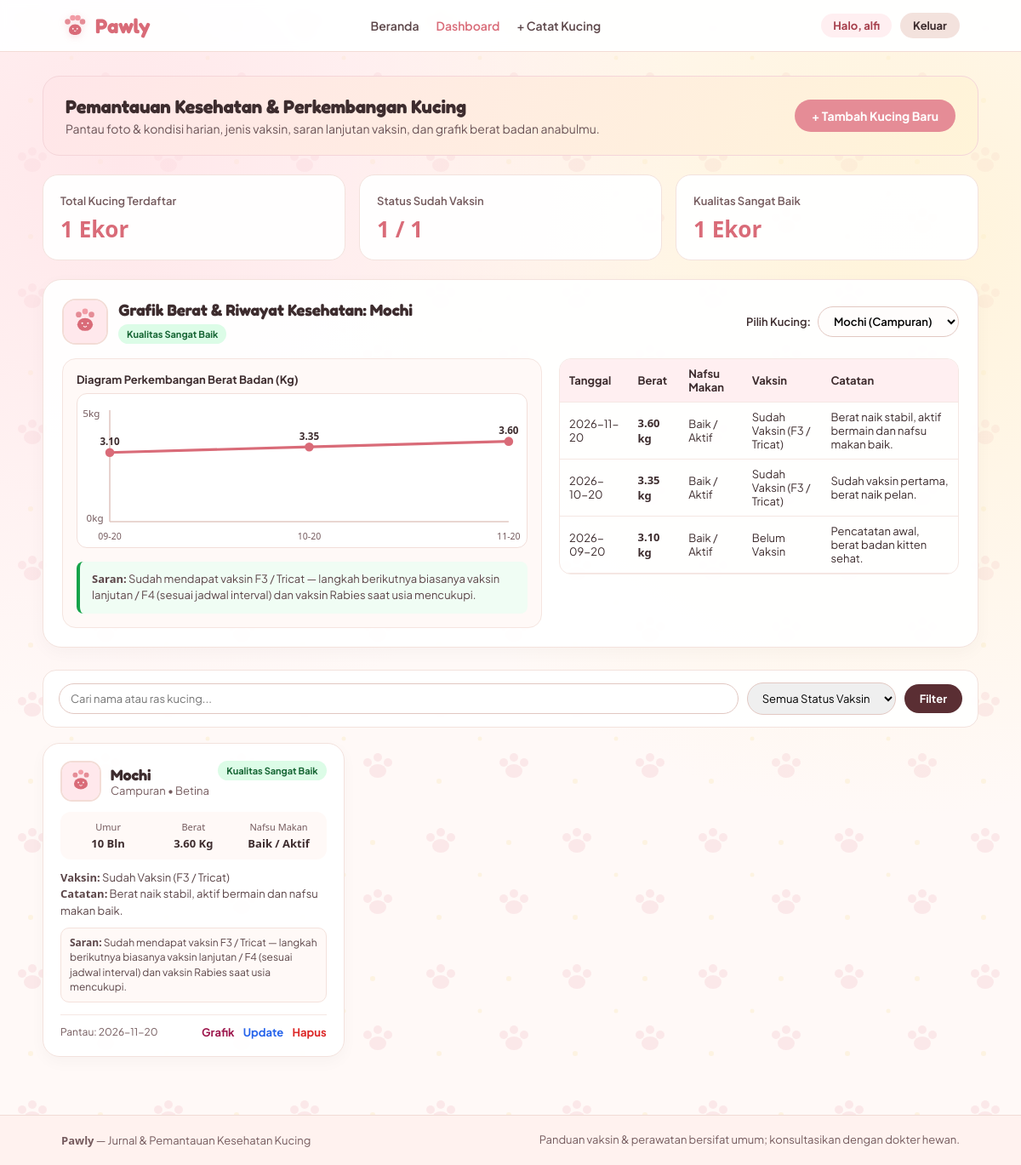
The page /user/dashboard.php (signed in) on the database its author committed.
### tables this page shows
CREATE TABLE kucing (
    id INT(11) NOT NULL AUTO_INCREMENT,
    user_id INT(11) NOT NULL,
    nama_kucing VARCHAR(60) NOT NULL,
    foto_kucing VARCHAR(255) NOT NULL DEFAULT '',
    ras VARCHAR(50) NOT NULL,
    jenis_kelamin ENUM('Jantan', 'Betina') NOT NULL,
    usia_bulan INT(11) NOT NULL,
    berat_kg DECIMAL(4,2) NOT NULL,
    nafsu_makan ENUM('Baik / Aktif', 'Menurun', 'Lesu') NOT NULL DEFAULT 'Baik / Aktif',
    status_vaksin ENUM('Sudah Vaksin', 'Belum Vaksin') NOT NULL DEFAULT 'Belum Vaksin',
    jenis_vaksin VARCHAR(60) NOT NULL DEFAULT '-',
    tgl_pantau DATE NULL,
    catatan_kesehatan TEXT,
    PRIMARY KEY (id),
    CONSTRAINT fk_kucing_user FOREIGN KEY (user_id) REFERENCES users(id) ON DELETE CASCADE
);

CREATE TABLE riwayat_pemantauan (
    id INT(11) NOT NULL AUTO_INCREMENT,
    kucing_id INT(11) NOT NULL,
    tanggal_catat DATE NOT NULL,
    usia_bulan INT(11) NOT NULL,
    berat_kg DECIMAL(4,2) NOT NULL,
    nafsu_makan ENUM('Baik / Aktif', 'Menurun', 'Lesu') NOT NULL DEFAULT 'Baik / Aktif',
    status_vaksin ENUM('Sudah Vaksin', 'Belum Vaksin') NOT NULL DEFAULT 'Belum Vaksin',
    jenis_vaksin VARCHAR(60) NOT NULL DEFAULT '-',
    catatan TEXT,
    PRIMARY KEY (id),
    CONSTRAINT fk_riwayat_kucing FOREIGN KEY (kucing_id) REFERENCES kucing(id) ON DELETE CASCADE
);

### user/dashboard.php (the view, shortened to what this page needs)
<?php
require_once '../koneksi.php';
require_once '../layout_bg.php';
$user_id  = (int)$_SESSION['user_id'];
$username = $_SESSION['username'] ?? 'User';
function saranSetelahJenisVaksin($jenis_vaksin) {
    $jenis = trim((string)$jenis_vaksin);
    if (stripos($jenis, 'F3') !== false || stripos($jenis, 'Tricat') !== false) {
        return "Sudah mendapat vaksin F3 / Tricat — langkah berikutnya biasanya vaksin lanjutan / F4 (sesuai jadwal interval) dan vaksin Rabies saat usia mencukupi.";
    }
    return "Sudah tercatat vaksin {$jenis} — ikuti jadwal dosis lanjutan atau booster berikutnya sesuai anjuran dokter hewan.";
}
function evaluasiKesehatan($usia_bulan, $berat_kg, $nafsu_makan, $status_vaksin, $jenis_vaksin = '-') {
    $usia   = (int)$usia_bulan;
    $berat  = (float)$berat_kg;
    $nafsu  = trim((string)$nafsu_makan);
    $vaksin = trim((string)$status_vaksin);
    $jenis  = trim((string)$jenis_vaksin);
    $batas_min_berat = ($usia < 6) ? 0.5 : 2.8;
    $batas_max_berat = ($usia < 6) ? 3.5 : 7.0;
    $berat_ideal     = ($berat >= $batas_min_berat && $berat <= $batas_max_berat);
    $nafsu_baik = ($nafsu === 'Baik / Aktif');
    $vaksin_ok  = ($vaksin === 'Sudah Vaksin');
    return [
        'label' => 'Kualitas Sangat Baik',
        'kelas' => 'sehat',
        'saran' => saranSetelahJenisVaksin($jenis)
    ];
}
$cari   = trim($_GET['cari'] ?? '');
$where = "WHERE user_id = '$user_id'";
$result = mysqli_query($koneksi, "SELECT * FROM kucing $where ORDER BY id DESC");
$semua_q = mysqli_query($koneksi, "SELECT * FROM kucing WHERE user_id = '$user_id' ORDER BY id DESC");
$daftar_kucing = [];
$total_vaksin = 0;
$total_sehat  = 0;
if ($semua_q) {
    while ($k = mysqli_fetch_assoc($semua_q)) {
        $daftar_kucing[] = $k;
        if (($k['status_vaksin'] ?? '') === 'Sudah Vaksin') {
            $total_vaksin++;
        }
        $ev = evaluasiKesehatan(
            $k['usia_bulan'] ?? 0,
            $k['berat_kg'] ?? 0,
            $k['nafsu_makan'] ?? 'Baik / Aktif',
            $k['status_vaksin'] ?? 'Belum Vaksin',
            $k['jenis_vaksin'] ?? '-'
        );
        if ($ev['kelas'] === 'sehat') {
            $total_sehat++;
        }
    }
}
$total_kucing = count($daftar_kucing);
$kucing_aktif_id = isset($_GET['kucing_id']) ? (int)$_GET['kucing_id'] : ($daftar_kucing[0]['id'] ?? 0);
$kucing_aktif = null;
if (!$kucing_aktif && !empty($daftar_kucing)) {
    $kucing_aktif = $daftar_kucing[0];
    $kucing_aktif_id = (int)$kucing_aktif['id'];
}
$riwayat_list = [];
if ($kucing_aktif_id > 0) {
    $rq = mysqli_query($koneksi, "SELECT * FROM riwayat_pemantauan WHERE kucing_id = '$kucing_aktif_id' ORDER BY tanggal_catat ASC, id ASC");
    if ($rq) {
        while ($r = mysqli_fetch_assoc($rq)) {
            $riwayat_list[] = $r;
        }
    }
}
?>
<!DOCTYPE html>
<html lang="id">
<head>
</head>
<body class="pawly-bg">
<header class="navbar">
    <a href="../index.php" class="brand"><?= pawly_logo_html(); ?></a>
    <nav class="nav-menu">
        <a href="../index.php">Beranda</a>
        <a href="dashboard.php" class="aktif">Dashboard</a>
        <a href="tambah.php">+ Catat Kucing</a>
    </nav>
    <div style="display:flex; gap:10px; align-items:center;">
        <span class="user-pill">Halo, <?= htmlspecialchars($username); ?></span>
        <a href="../logout.php" class="btn-logout">Keluar</a>
    </div>
</header>
<main class="container">
    <section class="hero-mini">
        <div>
            <h1>Pemantauan Kesehatan & Perkembangan Kucing</h1>
            <p>Pantau foto & kondisi harian, jenis vaksin, saran lanjutan vaksin, dan grafik berat badan anabulmu.</p>
        </div>
        <a href="tambah.php" class="btn-primary">+ Tambah Kucing Baru</a>
    </section>
    <section class="stats-grid">
        <div class="stat-card"><span>Total Kucing Terdaftar</span><h3><?= $total_kucing; ?> Ekor</h3></div>
        <div class="stat-card"><span>Status Sudah Vaksin</span><h3><?= $total_vaksin; ?> / <?= $total_kucing; ?></h3></div>
        <div class="stat-card"><span>Kualitas Sangat Baik</span><h3><?= $total_sehat; ?> Ekor</h3></div>
    </section>
    <?php if ($kucing_aktif):
        $eval_aktif = evaluasiKesehatan(
            $kucing_aktif['usia_bulan'] ?? 0,
            $kucing_aktif['berat_kg'] ?? 0,
            $kucing_aktif['nafsu_makan'] ?? 'Baik / Aktif',
            $kucing_aktif['status_vaksin'] ?? 'Belum Vaksin',
            $kucing_aktif['jenis_vaksin'] ?? '-'
        );
    ?>
    <section class="tracker-panel">
        <div class="tracker-head">
            <div class="tracker-title-wrap">
                <img src="<?= pawly_foto_kucing_src($kucing_aktif['foto_kucing'] ?? '', '../'); ?>"
                     alt="<?= htmlspecialchars($kucing_aktif['nama_kucing']); ?>"
                     class="tracker-avatar">
                <div>
                    <h2>Grafik Berat & Riwayat Kesehatan: <?= htmlspecialchars($kucing_aktif['nama_kucing']); ?></h2>
                    <span class="badge <?= $eval_aktif['kelas']; ?>" style="margin-top:6px; display:inline-block;">
                        <?= htmlspecialchars($eval_aktif['label']); ?>
                    </span>
                </div>
            </div>
            <form method="GET" style="display:flex; gap:8px; align-items:center;">
                <label for="pilih_kucing" style="font-size:13px; font-weight:600;">Pilih Kucing:</label>
                <select id="pilih_kucing" name="kucing_id" onchange="this.form.submit()">
                    <?php foreach ($daftar_kucing as $dk): ?>
                        <option value="<?= (int)$dk['id']; ?>" <?= (int)$dk['id'] === $kucing_aktif_id ? 'selected' : ''; ?>>
                            <?= htmlspecialchars($dk['nama_kucing']); ?> (<?= htmlspecialchars($dk['ras']); ?>)
                        </option>
                    <?php endforeach; ?>
                </select>
            </form>
        </div>
        <div class="tracker-grid">
            <div class="chart-box">
                <div style="font-size:13px; font-weight:700; margin-bottom:8px;">Diagram Perkembangan Berat Badan (Kg)</div>
                <?php if (count($riwayat_list) > 0):
                    $max_berat = 0.5;
                    foreach ($riwayat_list as $rw) {
                        if ((float)$rw['berat_kg'] > $max_berat) {
                            $max_berat = (float)$rw['berat_kg'];
                        }
                    }
                    $max_berat = ceil($max_berat + 0.5);
                    $svg_w = 500;
                    $svg_h = 170;
                    $pad_l = 36;
                    $pad_r = 20;
                    $pad_t = 18;
                    $pad_b = 28;
                    $plot_w = $svg_w - $pad_l - $pad_r;
                    $plot_h = $svg_h - $pad_t - $pad_b;
                    $count_r = count($riwayat_list);
                    $points = [];
                    foreach ($riwayat_list as $idx => $rw) {
                        $x = ($count_r === 1) ? ($pad_l + $plot_w / 2) : ($pad_l + ($idx / ($count_r - 1)) * $plot_w);
                        $y = $pad_t + $plot_h - (((float)$rw['berat_kg'] / $max_berat) * $plot_h);
                        $points[] = [
                            'x'     => round($x, 1),
                            'y'     => round($y, 1),
                            'berat' => $rw['berat_kg'],
                            'tgl'   => substr((string)$rw['tanggal_catat'], 5)
                        ];
                    }
                    $polyline_parts = [];
                    foreach ($points as $p) {
                        $polyline_parts[] = $p['x'] . ',' . $p['y'];
                    }
                    $polyline_str = implode(' ', $polyline_parts);
                ?>
                    <svg viewBox="0 0 <?= $svg_w; ?> <?= $svg_h; ?>" style="width:100%; height:auto; background:#FFF; border-radius:12px; border:1px solid #F2DFDA;">
                        <line x1="<?= $pad_l; ?>" y1="<?= $pad_t + $plot_h; ?>" x2="<?= $svg_w - $pad_r; ?>" y2="<?= $pad_t + $plot_h; ?>" stroke="#E2C8C2" stroke-width="1.5"/>
                        <line x1="<?= $pad_l; ?>" y1="<?= $pad_t; ?>" x2="<?= $pad_l; ?>" y2="<?= $pad_t + $plot_h; ?>" stroke="#E2C8C2" stroke-width="1.5"/>
                        <text x="6" y="<?= $pad_t + 8; ?>" font-size="11" fill="#755B5E"><?= $max_berat; ?>kg</text>
                        <text x="10" y="<?= $pad_t + $plot_h; ?>" font-size="11" fill="#755B5E">0kg</text>
                        <?php if (count($points) > 1): ?>
                            <polyline fill="none" stroke="#D96B78" stroke-width="3" points="<?= $polyline_str; ?>"/>
                        <?php endif; ?>
                        <?php foreach ($points as $pt): ?>
                            <circle cx="<?= $pt['x']; ?>" cy="<?= $pt['y']; ?>" r="5" fill="#D96B78"/>
                            <text x="<?= $pt['x']; ?>" y="<?= $pt['y'] - 8; ?>" font-size="11" font-weight="bold" fill="#3D2C2E" text-anchor="middle"><?= htmlspecialchars((string)$pt['berat']); ?></text>
                            <text x="<?= $pt['x']; ?>" y="<?= $svg_h - 8; ?>" font-size="10" fill="#755B5E" text-anchor="middle"><?= htmlspecialchars((string)$pt['tgl']); ?></text>
                        <?php endforeach; ?>
                    </svg>
                <?php else: ?>
                    <p style="font-size:13px; color:#755B5E;">Belum ada titik riwayat untuk kucing ini.</p>
                <?php endif; ?>
                <div class="saran-box <?= $eval_aktif['kelas']; ?>">
                    <strong>Saran:</strong> <?= htmlspecialchars($eval_aktif['saran']); ?>
                </div>
            </div>
            <div class="history-table-wrap">
                <table class="history-table">
                    <thead>
                        <tr>
                            <th>Tanggal</th>
                            <th>Berat</th>
                            <th>Nafsu Makan</th>
                            <th>Vaksin</th>
                            <th>Catatan</th>
                        </tr>
                    </thead>
                    <tbody>
                        <?php foreach (array_reverse($riwayat_list) as $rw):
                            $jns_rw = trim((string)($rw['jenis_vaksin'] ?? ''));
                            $label_vx = htmlspecialchars((string)$rw['status_vaksin']);
                            if ($jns_rw !== '' && $jns_rw !== '-') {
                                $label_vx .= " (" . htmlspecialchars($jns_rw) . ")";
                            }
                        ?>
                        <tr>
                            <td><?= htmlspecialchars((string)$rw['tanggal_catat']); ?></td>
                            <td><strong><?= htmlspecialchars((string)$rw['berat_kg']); ?> kg</strong></td>
                            <td><?= htmlspecialchars((string)$rw['nafsu_makan']); ?></td>
                            <td><?= $label_vx; ?></td>
                            <td><?= htmlspecialchars((string)$rw['catatan']); ?></td>
                        </tr>
                        <?php endforeach; ?>
                    </tbody>
                </table>
            </div>
        </div>
    </section>
    <?php endif; ?>
    <form method="GET" class="filter-bar">
        <input type="text" name="cari" placeholder="Cari nama atau ras kucing..." value="<?= htmlspecialchars($cari); ?>">
        <select name="vaksin">
            <option value="">Semua Status Vaksin</option>
        </select>
        <button type="submit" class="btn-filter">Filter</button>
    </form>
    <?php if ($result && mysqli_num_rows($result) > 0): ?>
        <section class="cat-grid">
            <?php while ($row = mysqli_fetch_assoc($result)):
                $ev = evaluasiKesehatan(
                    $row['usia_bulan'] ?? 0,
                    $row['berat_kg'] ?? 0,
                    $row['nafsu_makan'] ?? 'Baik / Aktif',
                    $row['status_vaksin'] ?? 'Belum Vaksin',
                    $row['jenis_vaksin'] ?? '-'
                );
                $jenis_tampil = trim((string)($row['jenis_vaksin'] ?? '-'));
            ?>
            <article class="cat-card">
                <div>
                    <div class="cat-head">
                        <div class="cat-profile-wrap">
                            <img src="<?= pawly_foto_kucing_src($row['foto_kucing'] ?? '', '../'); ?>"
                                 alt="<?= htmlspecialchars($row['nama_kucing']); ?>"
                                 class="cat-avatar">
                            <div>
                                <div class="cat-name"><?= htmlspecialchars($row['nama_kucing']); ?></div>
                                <div class="cat-breed"><?= htmlspecialchars($row['ras']); ?> &bull; <?= htmlspecialchars($row['jenis_kelamin']); ?></div>
                            </div>
                        </div>
                        <span class="badge <?= $ev['kelas']; ?>"><?= htmlspecialchars($ev['label']); ?></span>
                    </div>
                    <div class="cat-metrics">
                        <div><small>Umur</small><strong><?= (int)$row['usia_bulan']; ?> Bln</strong></div>
                        <div><small>Berat</small><strong><?= number_format((float)$row['berat_kg'], 2); ?> Kg</strong></div>
                        <div><small>Nafsu Makan</small><strong><?= htmlspecialchars($row['nafsu_makan'] ?? 'Baik / Aktif'); ?></strong></div>
                    </div>
                    <p class="cat-note">
                        <strong>Vaksin:</strong> <?= htmlspecialchars($row['status_vaksin']); ?> (<?= htmlspecialchars($jenis_tampil); ?>)<br>
                        <strong>Catatan:</strong> <?= htmlspecialchars($row['catatan_kesehatan']); ?>
                    </p>
                    <div class="card-tip <?= $ev['kelas']; ?>">
                        <strong>Saran:</strong> <?= htmlspecialchars($ev['saran']); ?>
                    </div>
                </div>
                <div class="cat-footer">
                    <span style="font-size:12px; color:#755B5E;">Pantau: <?= htmlspecialchars($row['tgl_pantau'] ?? '-'); ?></span>
                    <div class="aksi">
                        <a href="dashboard.php?kucing_id=<?= (int)$row['id']; ?>" class="grafik">Grafik</a>
                        <a href="edit.php?id=<?= (int)$row['id']; ?>" class="edit">Update</a>
                        <a href="hapus.php?id=<?= (int)$row['id']; ?>" class="hapus" onclick="return confirm('Yakin hapus data kucing ini?')">Hapus</a>
                    </div>
                </div>
            </article>
            <?php endwhile; ?>
        </section>
    <?php endif; ?>
</main>
<footer>
    <span><strong>Pawly</strong> &mdash; Jurnal & Pemantauan Kesehatan Kucing</span>
    <span>Panduan vaksin & perawatan bersifat umum; konsultasikan dengan dokter hewan.</span>
</footer>
</body>
</html>

### rows shown on the page
kucing: nama_kucing "Mochi", ras "Campuran", jenis_kelamin "Betina", label "Kualitas Sangat Baik", usia_bulan "10", berat_kg "3.60", nafsu_makan "Baik / Aktif", status_vaksin "Sudah Vaksin", jenis_vaksin "F3 / Tricat", catatan_kesehatan "Berat naik stabil, aktif bermain dan nafsu makan baik.", saran "Sudah mendapat vaksin F3 / Tricat — langkah berikutnya biasanya vaksin lanjutan / F4 (sesuai jadwal interval) dan vaksin Rabies saat usia mencukupi.", tgl_pantau "2026-11-20"
riwayat_pemantauan: berat_kg "5", tanggal_catat "2026-11-20", berat_kg "3.60", nafsu_makan "Baik / Aktif", label_vx "Sudah Vaksin (F3 / Tricat)", catatan "Berat naik stabil, aktif bermain dan nafsu makan baik."
riwayat_pemantauan: tanggal_catat "2026-10-20", berat_kg "3.35", nafsu_makan "Baik / Aktif", label_vx "Sudah Vaksin (F3 / Tricat)", catatan "Sudah vaksin pertama, berat naik pelan."
riwayat_pemantauan: tanggal_catat "2026-09-20", berat_kg "3.10", nafsu_makan "Baik / Aktif", status_vaksin "Belum Vaksin", catatan "Pencatatan awal, berat badan kitten sehat."

### other values the page prints
$username "alfi"
$total_kucing "1"
$total_vaksin "1"
$total_sehat "1"
$eval_aktif['label'] "Kualitas Sangat Baik"
$pt['berat'] "3.10"
$pt['tgl'] "09-20"
$pt['berat'] "3.35"
$pt['tgl'] "10-20"
$pt['berat'] "3.60"
$pt['tgl'] "11-20"
$eval_aktif['saran'] "Sudah mendapat vaksin F3 / Tricat — langkah berikutnya biasanya vaksin lanjutan / F4 (sesuai jadwal interval) dan vaksin Rabies saat usia mencukupi."
form field kucing_id "Mochi (Campuran)"
